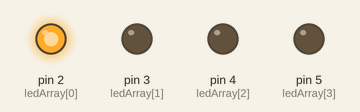
Bench run of a sketch on a simulated Arduino Uno, built with avr-gcc and run on an emulated ATmega328P. Parts: output pins drawn as LEDs (lit = HIGH).

Above: at 0.2 s.
At 1.7 s:
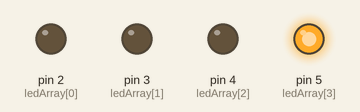
At 2.2 s:
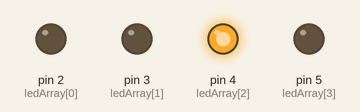
At 5.7 s:
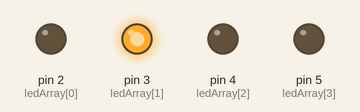
Timing chart, 0 to 6.9 s (numbered marks = the images above):
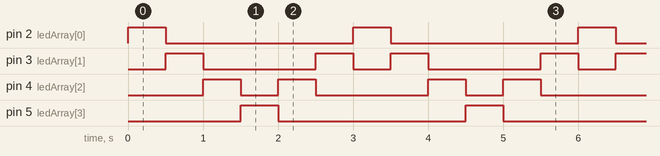

The sketch:

Heen-_en_terug.ino
```cpp
const byte ledArray[] = {2,3,4,5};
int richting = 1;
int teller = 0;

void setup() {
  for (int x = 0; x < sizeof(ledArray); x++) {
    pinMode(ledArray[x],OUTPUT);
  }
}

void loop() {
  digitalWrite(ledArray[teller],HIGH);
  delay(500);
  digitalWrite(ledArray[teller],LOW);
  teller += richting;
  if (teller == 3) {
    richting = -1;
  }
  if (teller == 0) {
    richting = 1;
  }
}
```

Measured:
- by itself, pin 2 (ledArray[0]), pin 5 (ledArray[3]): alternates HIGH for 0.50 s and LOW for 2.5 s
- by itself, pin 3 (ledArray[1]): repeats every 3.0 s: LOW 1.5 s, HIGH 0.50 s, LOW 0.50 s, HIGH 0.50 s
- by itself, pin 4 (ledArray[2]): repeats every 3.0 s: LOW 0.50 s, HIGH 0.50 s, LOW 1.5 s, HIGH 0.50 s
